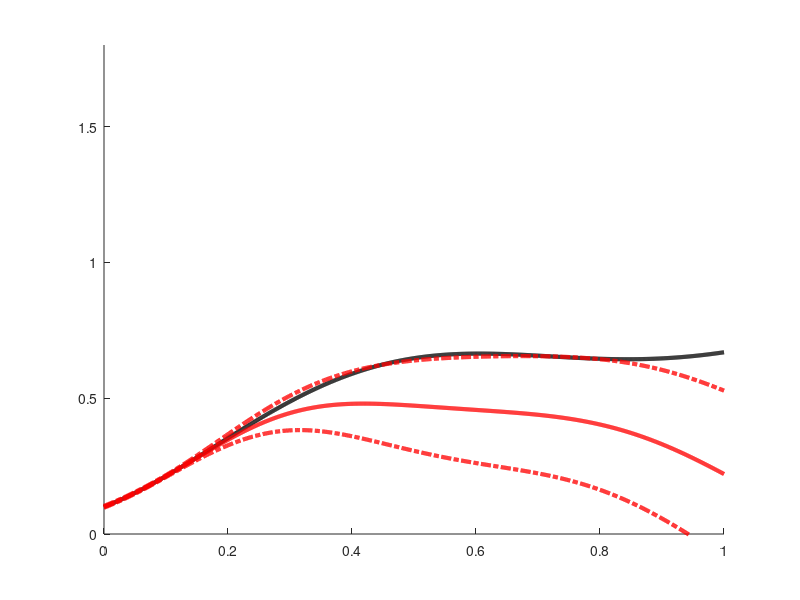

Reproduce this figure in MATLAB. (Note: this script raises an error after producing the figure.)
clear all;
close all;


load('res_deep.mat');
x = [xtr;xtest];
y = [ytr;y_test];
pred_mean = [pred_mean_tr;pred_mean];
pred_var = [pred_var_tr;pred_var];
upper = pred_mean + sqrt(pred_var);
lower = pred_mean - sqrt(pred_var);
hold on;
plot(x,y,'k','LineWidth',3);
plot(x,pred_mean,'r','LineWidth',3);
plot(x,lower,'r-.','LineWidth',3);
plot(x,upper,'r-.','LineWidth',3);
ylim([0,1.8]);

stdshade(pred_mean,sqrt(pred_var),0.1,'r',x,[])
[x,y] = meshgrid(0.1,0:0.1:1);

% figure(2)
plot(x(:),y(:),'g-.','LineWidth',3)
set(gca,'FontSize',45)
box on
grid on 
xlim([0,1])
ylim([0,1])
xticks([ 0.1, 0.5, 1])
yticks([0:0.5:1])
xlabel('t');
%ylabel('f(t)');

print('extrapo_deep','-depsc')

% stdshade(mean(yPred_loo,1)', std(yPred_loo,0,1s)',0.3,'r',x',[])

% pred_var = pred_var';
% gtruth = y_test;
% plot(0.101:0.001:1.0, pred_mean, 'r');
% hold on;
% plot(0.101:0.001:1.0, gtruth, 'k');
% upper = pred_mean + sqrt(pred_var);
% lower = pred_mean - sqrt(pred_var);
% plot(0.101:0.001:1.0, upper, 'r');
% plot(0.101:0.001:1.0, lower, 'r');



